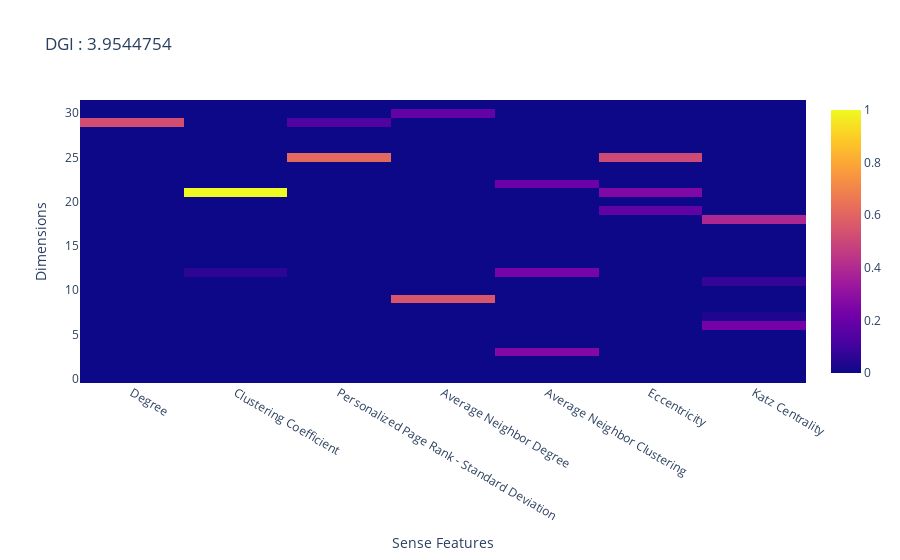
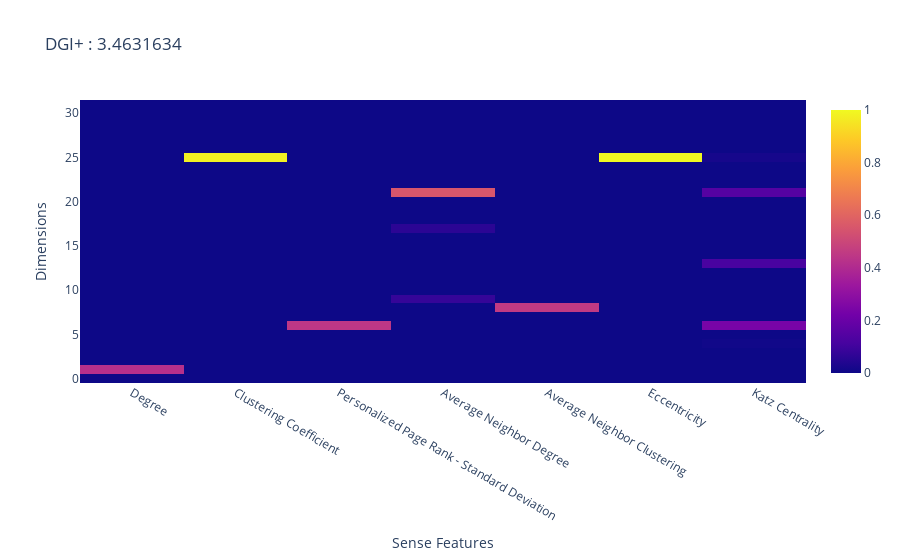

The cell these charts' notebook holds for them, in order:
### Code cell
fig = go.Figure()
fig.add_trace(go.Heatmap(z = explain_og,
                         x = list(sense_feat_dict), 
                         ))
fig.update_layout(title_text = 'DGI : ' + str(np.linalg.norm(explain_og, ord = 'nuc')), 
                  xaxis_title_text = 'Sense Features', 
                  yaxis_title_text = 'Dimensions')

fig.show()

fig = go.Figure()
fig.add_trace(go.Heatmap(z = explain_plus,
                         x = list(sense_feat_dict), 
                         ))
fig.update_layout(title_text = 'DGI+ : ' + str(np.linalg.norm(explain_plus, ord = 'nuc')), 
                  xaxis_title_text = 'Sense Features', 
                  yaxis_title_text = 'Dimensions')

fig.show()

### Figure 1 — Plotly figure (JSON) as saved in the notebook; plotly's stock layout.template omitted (floating-point values rounded to 4 significant figures; data arrays with more than 128 entries replaced by an {"elided": "..."} marker saying what was removed)
{"data": [{"type": "heatmap", "x": ["Degree", "Clustering Coefficient", "Personalized Page Rank - Standard Deviation", "Average Neighbor Degree", "Average Neighbor Clustering", "Eccentricity", "Katz Centrality"], "z": {"elided": "32x7 float values"}}], "layout": {"title": {"text": "DGI : 3.9544754"}, "xaxis": {"title": {"text": "Sense Features"}}, "yaxis": {"title": {"text": "Dimensions"}}}}

### Figure 2 — Plotly figure (JSON) as saved in the notebook; plotly's stock layout.template omitted (floating-point values rounded to 4 significant figures; data arrays with more than 128 entries replaced by an {"elided": "..."} marker saying what was removed)
{"data": [{"type": "heatmap", "x": ["Degree", "Clustering Coefficient", "Personalized Page Rank - Standard Deviation", "Average Neighbor Degree", "Average Neighbor Clustering", "Eccentricity", "Katz Centrality"], "z": {"elided": "32x7 float values"}}], "layout": {"title": {"text": "DGI+ : 3.4631634"}, "xaxis": {"title": {"text": "Sense Features"}}, "yaxis": {"title": {"text": "Dimensions"}}}}
